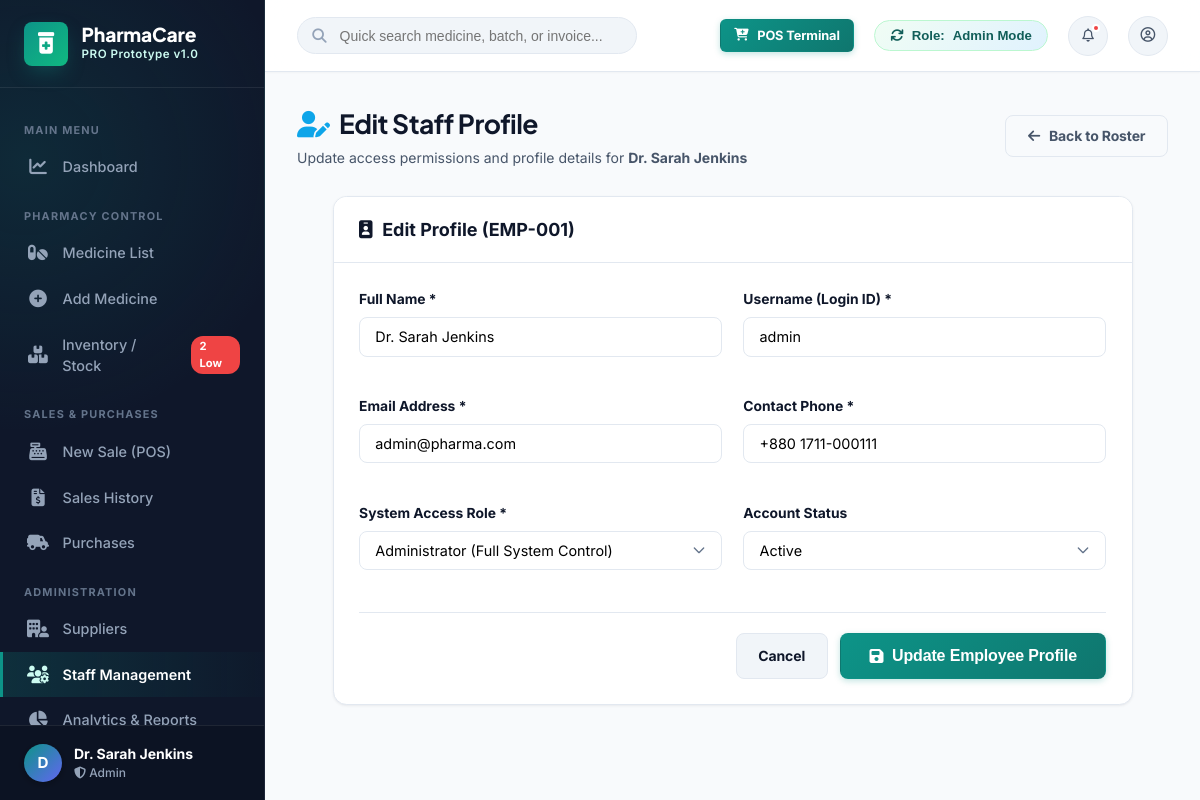
The app's page /staff/edit_staff.php with its own data.
### tables this page shows
CREATE TABLE `users` (
  `id` INT AUTO_INCREMENT PRIMARY KEY,
  `username` VARCHAR(50) NOT NULL UNIQUE,
  `password` VARCHAR(255) NOT NULL,
  `full_name` VARCHAR(100) NOT NULL,
  `email` VARCHAR(100) NOT NULL,
  `phone` VARCHAR(20) NOT NULL,
  `role` ENUM('Admin', 'Pharmacist', 'Staff') NOT NULL DEFAULT 'Pharmacist',
  `status` ENUM('Active', 'Inactive') NOT NULL DEFAULT 'Active',
  `created_at` TIMESTAMP DEFAULT CURRENT_TIMESTAMP
);

### includes/db_helper.php (called while the page is built, shortened)
<?php
function get_all_staff() {
    $pdo = getDBConnection();
    if ($pdo) {
        try {
            $stmt = $pdo->query("SELECT * FROM users ORDER BY id ASC");
            $rows = $stmt->fetchAll();
            if (!empty($rows)) return $rows;
        } catch (Exception $e) {}
    }
    return [
        ['id' => 1, 'username' => 'admin', 'full_name' => 'Dr. Sarah Jenkins', 'email' => 'admin@pharma.com', 'phone' => '+880 1711-000111', 'role' => 'Admin', 'status' => 'Active'],
        ['id' => 2, 'username' => 'pharmacist', 'full_name' => 'Alex Rivera, PharmD', 'email' => 'alex@pharma.com', 'phone' => '+880 1819-222333', 'role' => 'Pharmacist', 'status' => 'Active'],
        ['id' => 3, 'username' => 'staff1', 'full_name' => 'David Miller', 'email' => 'david@pharma.com', 'phone' => '+880 1912-444555', 'role' => 'Staff', 'status' => 'Active']
    ];
}
?>

### staff/edit_staff.php (the view, shortened to what this page needs)
<?php
require_once __DIR__ . '/../includes/header.php';
require_once __DIR__ . '/../includes/sidebar.php';
$staff_id = $_GET['id'] ?? 1;
$staff_members = get_all_staff();
$target_staff = null;
foreach ($staff_members as $st) {
    if ($st['id'] == $staff_id) {
        $target_staff = $st;
        break;
    }
}
?>
<div class="main-wrapper">
    <?php require_once __DIR__ . '/../includes/navbar.php'; ?>
    <div class="content-body">
        <div class="page-header">
            <div class="page-title">
                <h1><i class="fa-solid fa-user-pen" style="color:var(--secondary);"></i> Edit Staff Profile</h1>
                <p>Update access permissions and profile details for <strong><?php echo htmlspecialchars($target_staff['full_name']); ?></strong></p>
            </div>
            <div class="page-actions">
                <a href="staff_list.php" class="btn btn-outline">
                    <i class="fa-solid fa-arrow-left"></i> Back to Roster
                </a>
            </div>
        </div>
        <div class="card" style="max-width: 800px; margin: 0 auto;">
            <div class="card-header">
                <div class="card-title">
                    <i class="fa-solid fa-id-badge"></i> Edit Profile (EMP-00<?php echo $target_staff['id']; ?>)
                </div>
            </div>
            <div class="card-body">
                <form method="POST" action="edit_staff.php?id=<?php echo $target_staff['id']; ?>">
                    <div class="form-grid">
                        <div class="form-group">
                            <label class="form-label">Full Name *</label>
                            <input type="text" name="full_name" class="form-control" value="<?php echo htmlspecialchars($target_staff['full_name']); ?>" required>
                        </div>
                        <div class="form-group">
                            <label class="form-label">Username (Login ID) *</label>
                            <input type="text" name="username" class="form-control" value="<?php echo htmlspecialchars($target_staff['username']); ?>" required>
                        </div>
                        <div class="form-group">
                            <label class="form-label">Email Address *</label>
                            <input type="email" name="email" class="form-control" value="<?php echo htmlspecialchars($target_staff['email']); ?>" required>
                        </div>
                        <div class="form-group">
                            <label class="form-label">Contact Phone *</label>
                            <input type="text" name="phone" class="form-control" value="<?php echo htmlspecialchars($target_staff['phone']); ?>" required>
                        </div>
                        <div class="form-group">
                            <label class="form-label">System Access Role *</label>
                            <select name="role" class="form-control" required>
                                <option value="Admin" <?php echo ($target_staff['role'] == 'Admin') ? 'selected' : ''; ?>>Administrator (Full System Control)</option>
                            </select>
                        </div>
                        <div class="form-group">
                            <label class="form-label">Account Status</label>
                            <select name="status" class="form-control">
                                <option value="Active" <?php echo ($target_staff['status'] == 'Active') ? 'selected' : ''; ?>>Active</option>
                            </select>
                        </div>
                    </div>
                    <div style="display:flex; justify-content:flex-end; gap:0.8rem; margin-top:1.5rem; border-top:1px solid var(--border-color); padding-top:1.25rem;">
                        <a href="staff_list.php" class="btn btn-secondary">Cancel</a>
                        <button type="submit" class="btn btn-primary btn-lg">
                            <i class="fa-solid fa-floppy-disk"></i> Update Employee Profile
                        </button>
                    </div>
                </form>
            </div>
        </div>
    </div>
</div>
<?php require_once __DIR__ . '/../includes/footer.php'; ?>

### css/style.css (style rules this page uses)
:root { --primary: #0d9488; --primary-hover: #0f766e; --primary-light: #ccfbf1; --primary-surface: #f0fdf4; --primary-dark: #115e59; --secondary: #0ea5e9; --secondary-hover: #0284c7; --secondary-light: #e0f2fe; --accent-indigo: #6366f1; --accent-indigo-light: #e0e7ff; --bg-main: #f8fafc; --bg-card: #ffffff; --bg-sidebar: #0f172a; --bg-sidebar-hover: #1e293b; --text-primary: #0f172a; --text-secondary: #475569; --text-muted: #94a3b8; --border-color: #e2e8f0; --border-light: #f1f5f9; --success: #10b981; --success-light: #d1fae5; --success-dark: #047857; --warning: #f59e0b; --warning-light: #fef3c7; --warning-dark: #b45309; --danger: #ef4444; --danger-light: #fee2e2; --danger-dark: #b91c1c; --info: #3b82f6; --info-light: #dbeafe; --purple: #8b5cf6; --purple-light: #f3e8ff; --purple-dark: #6b21a8; --shadow-xs: 0 1px 2px 0 rgba(15, 23, 42, 0.03); --shadow-sm: 0 1px 3px 0 rgba(15, 23, 42, 0.06), 0 1px 2px -1px rgba(15, 23, 42, 0.04); --shadow-md: 0 4px 12px -2px rgba(15, 23, 42, 0.08), 0 2px 4px -2px rgba(15, 23, 42, 0.04); --shadow-lg: 0 10px 25px -5px rgba(15, 23, 42, 0.1), 0 8px 10px -6px rgba(15, 23, 42, 0.04); --shadow-xl: 0 20px 30px -10px rgba(15, 23, 42, 0.15); --shadow-glow-teal: 0 8px 20px -4px rgba(13, 148, 136, 0.35); --font-heading: 'Plus Jakarta Sans', sans-serif; --font-body: 'Inter', -apple-system, BlinkMacSystemFont, sans-serif; --radius-sm: 0.375rem; --radius-md: 0.5rem; --radius-lg: 0.85rem; --radius-xl: 1.25rem; --transition: all 0.2s cubic-bezier(0.4, 0, 0.2, 1); }
* { margin: 0; padding: 0; box-sizing: border-box; }
body { font-family: var(--font-body); background-color: var(--bg-main); color: var(--text-primary); line-height: 1.5; font-size: 0.925rem; overflow-x: hidden; -webkit-font-smoothing: antialiased; }
h1, h2, h3, h4, h5, h6 { font-family: var(--font-heading); font-weight: 700; color: var(--text-primary); letter-spacing: -0.02em; }
a { color: var(--primary); text-decoration: none; transition: var(--transition); }
.main-wrapper { margin-left: 265px; flex: 1; display: flex; flex-direction: column; min-height: 100vh; transition: var(--transition); }
.content-body { padding: 2rem; flex: 1; }
.page-header { display: flex; justify-content: space-between; align-items: center; margin-bottom: 1.75rem; }
.page-title h1 { font-size: 1.65rem; color: var(--text-primary); display: flex; align-items: center; gap: 0.6rem; }
.page-title p { font-size: 0.875rem; color: var(--text-secondary); margin-top: 0.2rem; }
.page-actions { display: flex; gap: 0.75rem; }
.card { background-color: var(--bg-card); border-radius: var(--radius-lg); border: 1px solid var(--border-color); box-shadow: var(--shadow-sm); margin-bottom: 1.75rem; overflow: hidden; }
.card-header { padding: 1.2rem 1.6rem; border-bottom: 1px solid var(--border-color); display: flex; align-items: center; justify-content: space-between; background-color: #ffffff; }
.card-title { font-size: 1.125rem; font-weight: 700; color: var(--text-primary); display: flex; align-items: center; gap: 0.6rem; }
.card-body { padding: 1.6rem; }
.btn { display: inline-flex; align-items: center; justify-content: center; gap: 0.55rem; padding: 0.6rem 1.35rem; font-size: 0.875rem; font-weight: 700; border-radius: var(--radius-md); border: 1px solid transparent; cursor: pointer; transition: var(--transition); text-decoration: none; letter-spacing: -0.01em; }
.btn-lg { padding: 0.8rem 1.75rem; font-size: 1rem; border-radius: var(--radius-md); }
.btn-primary { background: linear-gradient(135deg, #0d9488 0%, #0f766e 100%); color: #ffffff; box-shadow: 0 2px 6px rgba(13, 148, 136, 0.25); }
.btn-secondary { background-color: #f1f5f9; color: var(--text-primary); border-color: var(--border-color); }
.btn-outline { background-color: transparent; border-color: var(--border-color); color: var(--text-secondary); }
.form-grid { display: grid; grid-template-columns: repeat(auto-fit, minmax(280px, 1fr)); gap: 1.35rem; }
.form-group { display: flex; flex-direction: column; gap: 0.45rem; margin-bottom: 1.1rem; }
.form-label { font-size: 0.865rem; font-weight: 700; color: var(--text-primary); }
.form-control { width: 100%; padding: 0.65rem 0.95rem; border-radius: var(--radius-md); border: 1px solid var(--border-color); font-size: 0.9rem; font-family: inherit; transition: var(--transition); background-color: #ffffff; }
select.form-control { background-repeat: no-repeat; background-position: right 0.85rem center; background-size: 1rem; padding-right: 2.6rem; appearance: none; }

### records on screen
users: full_name "Dr. Sarah Jenkins", id "1", username "admin", email "admin@pharma.com", phone "+880 1711-000111", role "Administrator (Full System Control)", status "Active"

### other values on screen
substr($_SESSION['user_name'] ?? 'Admin', 0, 1) "D"
$_SESSION['user_name'] "Dr. Sarah Jenkins"
$role "Admin"
